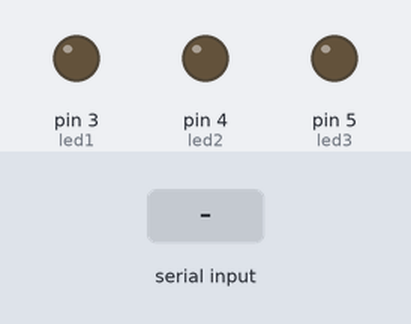
A sketch run on a simulated Arduino Uno, built with avr-gcc and run on an emulated ATmega328P. On the bench: output pins drawn as LEDs (lit = HIGH). The inputs (shaded band) are chosen by the test bench. What the sketch prints to the serial monitor is not drawn.

Above: at 1.2 s.
1.3 s: "U" received over Serial
At 2.2 s:
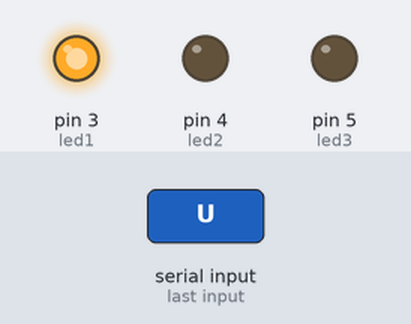
2.8 s: "L" received over Serial
At 3.4 s:
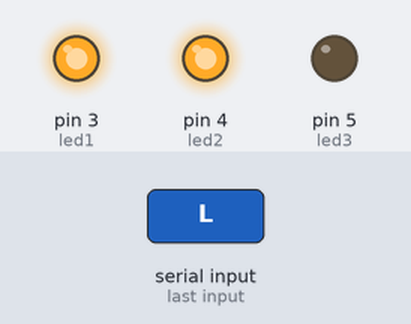
4.3 s: "D" received over Serial
At 5.5 s:
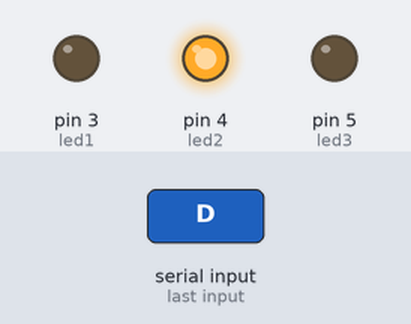
5.8 s: "S" received over Serial
At 6.8 s:
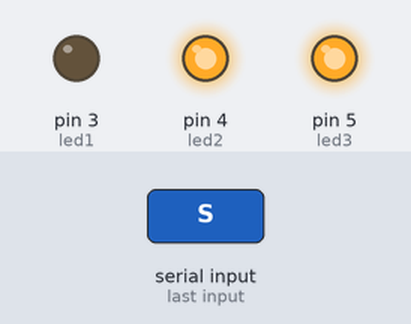
7.3 s: "R" received over Serial
At 8.0 s:
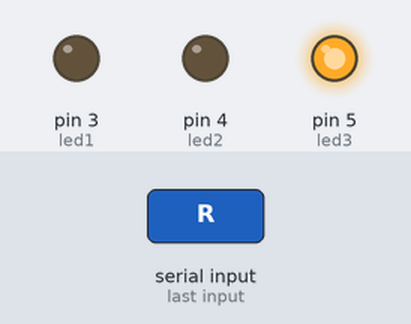
8.8 s: "U" received over Serial
At 9.1 s:
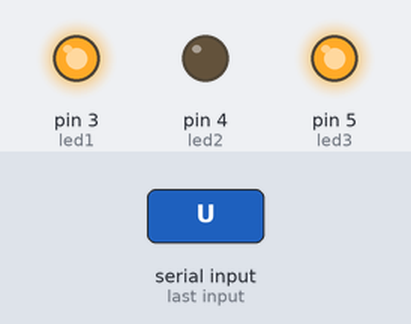
Timing chart, 0 to 11.3 s (numbered marks = the images above; inputs shaded):
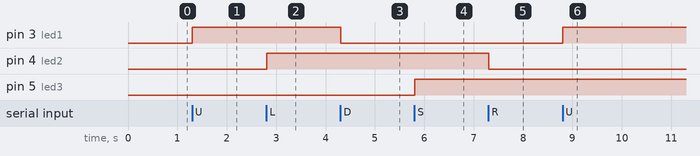

The sketch:

bluetoothLights.ino
```cpp
char incByte;

int led1 = 3;
int led2 = 4;
int led3 = 5;

void setup() {

  pinMode(led1, OUTPUT);
  pinMode(led2, OUTPUT);
  pinMode(led3, OUTPUT);
  Serial.begin(9600);
}


void loop() {

  if(Serial.available()>0){

    incByte = Serial.read();

  }
  Serial.println(incByte);

  if(incByte == 'U'){ digitalWrite(led1, HIGH);}
  if(incByte == 'D'){ digitalWrite(led1, LOW);}
  if(incByte == 'L'){ digitalWrite(led2, HIGH);}
  if(incByte == 'R'){ digitalWrite(led2, LOW);}
  if(incByte == 'S'){ digitalWrite(led3, HIGH);}
  if(incByte == 'T'){ digitalWrite(led3, LOW);}

}
```

Measured:
- after the input at 1.3 s, pin 3 (led1): LOW → HIGH at once
- after the input at 2.8 s, pin 4 (led2): LOW → HIGH at once
- after the input at 4.3 s, pin 3 (led1): HIGH → LOW at once
- after the input at 5.8 s, pin 5 (led3): LOW → HIGH at once
- after the input at 7.3 s, pin 4 (led2): HIGH → LOW at once
- after the input at 8.8 s, pin 3 (led1): LOW → HIGH at once
